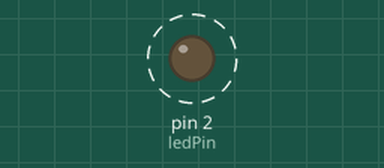
Bench run of a sketch on a simulated Arduino Uno, built with avr-gcc and run on an emulated ATmega328P. On the bench: output pins drawn as LEDs (lit = HIGH). Dashed ring = blinking. What the sketch prints to the serial monitor is not drawn.

Above: at 0.2 s.
Timing chart, 0 to 3.0 s (numbered marks = the images above):
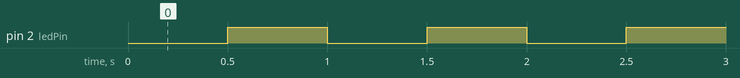

The sketch:

ex02.ino
```cpp
// ex02.ino - 使用 millis() 实现 1Hz LED 闪烁
const int ledPin = 2;
unsigned long previousMillis = 0;
const long interval = 500;

void setup() {
  Serial.begin(115200);
  pinMode(ledPin, OUTPUT);
}

void loop() {
  unsigned long currentMillis = millis();
  if (currentMillis - previousMillis >= interval) {
    previousMillis = currentMillis;
    digitalWrite(ledPin, !digitalRead(ledPin));
    Serial.println(digitalRead(ledPin) ? "LED ON" : "LED OFF");
  }
}
```

Measured:
- by itself, pin 2 (ledPin): alternates HIGH for 0.50 s and LOW for 0.50 s
